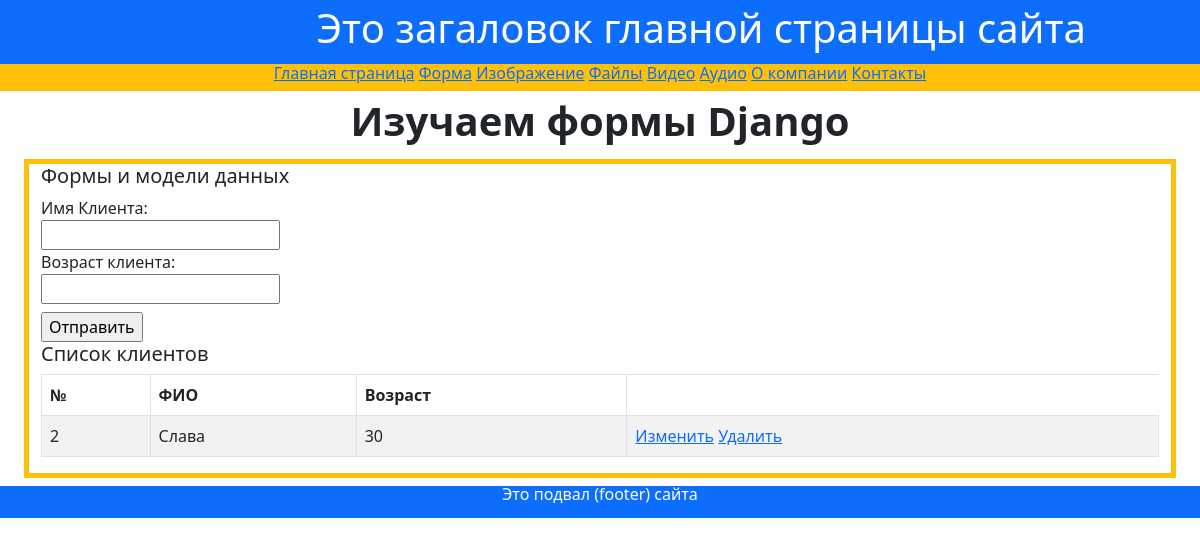
Before: /my_form/ with the older database file.
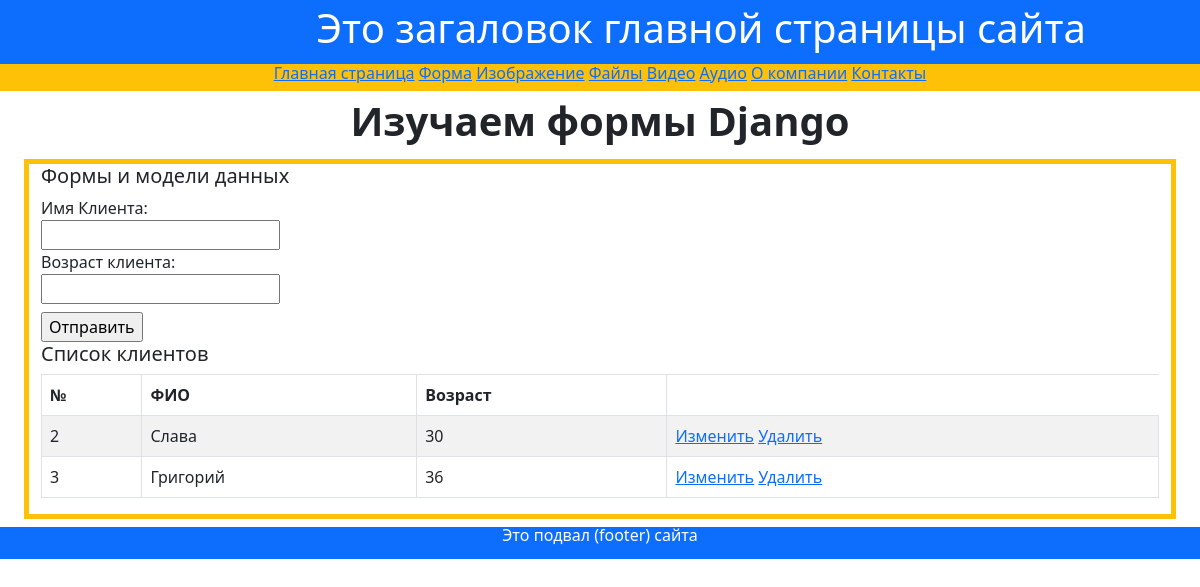
After: the same page with the newer database file.
### firstapp/models.py (models this page shows)
class Person(models.Model):
    name = models.CharField(max_length=20, verbose_name='Имя клиента')
    age = models.IntegerField(verbose_name='Возраст клиента')
    object_person = models.Manager()
    DoesNotExist = models.Manager

### firstapp/views.py (the view)
# urls.py: path('my_form/', views.my_form, name='my_form'),
def my_form(request):
    if request.method == 'POST':
        form = UserForm(request.POST)
        if form.is_valid():
            form.save()
    my_text = 'Сведения о клиентах'
    people = Person.object_person.all()
    form = UserForm()
    context = {'my_text': my_text, 'people': people, 'form': form}
    return render(request, 'firstapp/my_form.html', context)

### firstapp/forms.py
class UserForm(forms.ModelForm):
    name = forms.CharField(label='Имя Клиента',
                           widget=forms.TextInput(attrs={'class': 'myfield'}))
    age = forms.IntegerField(label='Возраст клиента',
                             widget=forms.TextInput(attrs={'class': 'myfield'}))
    class Meta:
        model = Person
        fields = '__all__'

### templates/firstapp/my_form.html (shortened to what this page needs)
{% extends 'firstapp/base.html' %}
{% block header %}Изучаем формы Django{% endblock header %}
{% block content %}
<div class="container-fluid text-start my-2 border border-5 border-warning">
    <h5>Формы и модели данных</h5>
    <form method="POST">
        <div class="form-group my-2">
            {% for field in form %}
            <div>{{ field.label_tag }}</div>
            <div>{{ field }}</div>
            {% endfor %}
        </div>
        <input type="submit" value="Отправить">
        {% if people.count > 0 %}
        <h5>Список клиентов</h5>
        <table class="table table-striped table-bordered text-start">
            <thead>
                <tr>
                    <th>№</th>
                    <th>ФИО</th>
                    <th>Возраст</th>
                </tr>
            </thead>
            <tbody>
                {% for person in people %}
                <tr>
                    <td>{{ person.id }}</td>
                    <td>{{ person.name }}</td>
                    <td>{{ person.age }}</td>
                    <td>
                        <a href="edit_form/{{ person.id }}">Изменить</a>
                        <a href="delete/{{ person.id }}">Удалить</a>
                    </td>
                </tr>
                {% endfor %}
            </tbody>
        </table>
        {% endif %}
    </form>
</div>
{% endblock content %}

Changed rows visible on the page:
added Person: id "3", name "Григорий", age "36"
